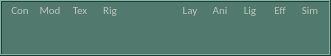
     <widget class="QFrame" name="frame">
      <property name="geometry">
       <rect>
        <x>247</x>
        <y>58</y>
        <width>331</width>
        <height>56</height>
       </rect>
      </property>
      <property name="palette">
       <palette>
        <active>
         <colorrole role="WindowText">
          <brush brushstyle="SolidPattern">
           <color alpha="255">
            <red>185</red>
            <green>198</green>
            <blue>185</blue>
           </color>
          </brush>
         </colorrole>
         <colorrole role="Button">
          <brush brushstyle="SolidPattern">
           <color alpha="255">
            <red>81</red>
            <green>121</green>
            <blue>109</blue>
           </color>
          </brush>
         </colorrole>
         <colorrole role="Light">
          <brush brushstyle="SolidPattern">
           <color alpha="255">
            <red>121</red>
            <green>182</green>
            <blue>164</blue>
           </color>
          </brush>
         </colorrole>
         <colorrole role="Midlight">
          <brush brushstyle="SolidPattern">
           <color alpha="255">
            <red>101</red>
            <green>151</green>
            <blue>136</blue>
           </color>
          </brush>
         </colorrole>
         <colorrole role="Dark">
          <brush brushstyle="SolidPattern">
           <color alpha="255">
            <red>40</red>
            <green>60</green>
            <blue>54</blue>
           </color>
          </brush>
         </colorrole>
         <colorrole role="Mid">
          <brush brushstyle="SolidPattern">
           <color alpha="255">
            <red>54</red>
            <green>80</green>
            <blue>72</blue>
           </color>
          </brush>
         </colorrole>
         <colorrole role="Text">
          <brush brushstyle="SolidPattern">
           <color alpha="255">
            <red>185</red>
            <green>198</green>
            <blue>185</blue>
           </color>
          </brush>
         </colorrole>
         <colorrole role="BrightText">
          <brush brushstyle="SolidPattern">
           <color alpha="255">
            <red>255</red>
            <green>255</green>
            <blue>255</blue>
           </color>
          </brush>
         </colorrole>
         <colorrole role="ButtonText">
          <brush brushstyle="SolidPattern">
           <color alpha="255">
            <red>255</red>
            <green>255</green>
            <blue>255</blue>
           </color>
          </brush>
         </colorrole>
         <colorrole role="Base">
          <brush brushstyle="SolidPattern">
           <color alpha="255">
            <red>0</red>
            <green>0</green>
            <blue>0</blue>
           </color>
          </brush>
         </colorrole>
         <colorrole role="Window">
          <brush brushstyle="SolidPattern">
           <color alpha="255">
            <red>81</red>
            <green>121</green>
            <blue>109</blue>
           </color>
          </brush>
         </colorrole>
         <colorrole role="Shadow">
          <brush brushstyle="SolidPattern">
           <color alpha="255">
            <red>0</red>
            <green>0</green>
            <blue>0</blue>
           </color>
          </brush>
         </colorrole>
         <colorrole role="AlternateBase">
          <brush brushstyle="SolidPattern">
           <color alpha="255">
            <red>40</red>
            <green>60</green>
            <blue>54</blue>
           </color>
          </brush>
         </colorrole>
         <colorrole role="ToolTipBase">
          <brush brushstyle="SolidPattern">
           <color alpha="255">
            <red>255</red>
            <green>255</green>
            <blue>220</blue>
           </color>
          </brush>
         </colorrole>
         <colorrole role="ToolTipText">
          <brush brushstyle="SolidPattern">
           <color alpha="255">
            <red>0</red>
            <green>0</green>
            <blue>0</blue>
           </color>
          </brush>
         </colorrole>
        </active>
        <inactive>
         <colorrole role="WindowText">
          <brush brushstyle="SolidPattern">
           <color alpha="255">
            <red>185</red>
            <green>198</green>
            <blue>185</blue>
           </color>
          </brush>
         </colorrole>
         <colorrole role="Button">
          <brush brushstyle="SolidPattern">
           <color alpha="255">
            <red>81</red>
            <green>121</green>
            <blue>109</blue>
           </color>
          </brush>
         </colorrole>
         <colorrole role="Light">
          <brush brushstyle="SolidPattern">
           <color alpha="255">
            <red>121</red>
            <green>182</green>
            <blue>164</blue>
           </color>
          </brush>
         </colorrole>
         <colorrole role="Midlight">
          <brush brushstyle="SolidPattern">
           <color alpha="255">
            <red>101</red>
            <green>151</green>
            <blue>136</blue>
           </color>
          </brush>
         </colorrole>
         <colorrole role="Dark">
          <brush brushstyle="SolidPattern">
           <color alpha="255">
            <red>40</red>
            <green>60</green>
            <blue>54</blue>
           </color>
          </brush>
         </colorrole>
         <colorrole role="Mid">
          <brush brushstyle="SolidPattern">
           <color alpha="255">
            <red>54</red>
            <green>80</green>
            <blue>72</blue>
           </color>
          </brush>
         </colorrole>
         <colorrole role="Text">
          <brush brushstyle="SolidPattern">
           <color alpha="255">
            <red>185</red>
            <green>198</green>
            <blue>185</blue>
           </color>
          </brush>
         </colorrole>
         <colorrole role="BrightText">
          <brush brushstyle="SolidPattern">
           <color alpha="255">
            <red>255</red>
            <green>255</green>
            <blue>255</blue>
           </color>
          </brush>
         </colorrole>
         <colorrole role="ButtonText">
          <brush brushstyle="SolidPattern">
           <color alpha="255">
            <red>255</red>
            <green>255</green>
            <blue>255</blue>
           </color>
          </brush>
         </colorrole>
         <colorrole role="Base">
          <brush brushstyle="SolidPattern">
           <color alpha="255">
            <red>0</red>
            <green>0</green>
            <blue>0</blue>
           </color>
          </brush>
         </colorrole>
         <colorrole role="Window">
          <brush brushstyle="SolidPattern">
           <color alpha="255">
            <red>81</red>
            <green>121</green>
            <blue>109</blue>
           </color>
          </brush>
         </colorrole>
         <colorrole role="Shadow">
          <brush brushstyle="SolidPattern">
           <color alpha="255">
            <red>0</red>
            <green>0</green>
            <blue>0</blue>
           </color>
          </brush>
         </colorrole>
         <colorrole role="AlternateBase">
          <brush brushstyle="SolidPattern">
           <color alpha="255">
            <red>40</red>
            <green>60</green>
            <blue>54</blue>
           </color>
          </brush>
         </colorrole>
         <colorrole role="ToolTipBase">
          <brush brushstyle="SolidPattern">
           <color alpha="255">
            <red>255</red>
            <green>255</green>
            <blue>220</blue>
           </color>
          </brush>
         </colorrole>
         <colorrole role="ToolTipText">
          <brush brushstyle="SolidPattern">
           <color alpha="255">
            <red>0</red>
            <green>0</green>
            <blue>0</blue>
           </color>
          </brush>
         </colorrole>
        </inactive>
        <disabled>
         <colorrole role="WindowText">
          <brush brushstyle="SolidPattern">
           <color alpha="255">
            <red>40</red>
            <green>60</green>
            <blue>54</blue>
           </color>
          </brush>
         </colorrole>
         <colorrole role="Button">
          <brush brushstyle="SolidPattern">
           <color alpha="255">
            <red>81</red>
            <green>121</green>
            <blue>109</blue>
           </color>
          </brush>
         </colorrole>
         <colorrole role="Light">
          <brush brushstyle="SolidPattern">
           <color alpha="255">
            <red>121</red>
            <green>182</green>
            <blue>164</blue>
           </color>
          </brush>
         </colorrole>
         <colorrole role="Midlight">
          <brush brushstyle="SolidPattern">
           <color alpha="255">
            <red>101</red>
            <green>151</green>
            <blue>136</blue>
           </color>
          </brush>
         </colorrole>
         <colorrole role="Dark">
          <brush brushstyle="SolidPattern">
           <color alpha="255">
            <red>40</red>
            <green>60</green>
            <blue>54</blue>
           </color>
          </brush>
         </colorrole>
         <colorrole role="Mid">
          <brush brushstyle="SolidPattern">
           <color alpha="255">
            <red>54</red>
            <green>80</green>
            <blue>72</blue>
           </color>
          </brush>
         </colorrole>
         <colorrole role="Text">
          <brush brushstyle="SolidPattern">
           <color alpha="255">
            <red>40</red>
            <green>60</green>
            <blue>54</blue>
           </color>
          </brush>
         </colorrole>
         <colorrole role="BrightText">
          <brush brushstyle="SolidPattern">
           <color alpha="255">
            <red>255</red>
            <green>255</green>
            <blue>255</blue>
           </color>
          </brush>
         </colorrole>
         <colorrole role="ButtonText">
          <brush brushstyle="SolidPattern">
           <color alpha="255">
            <red>40</red>
            <green>60</green>
            <blue>54</blue>
           </color>
          </brush>
         </colorrole>
         <colorrole role="Base">
          <brush brushstyle="SolidPattern">
           <color alpha="255">
            <red>81</red>
            <green>121</green>
            <blue>109</blue>
           </color>
          </brush>
         </colorrole>
         <colorrole role="Window">
          <brush brushstyle="SolidPattern">
           <color alpha="255">
            <red>81</red>
            <green>121</green>
            <blue>109</blue>
           </color>
          </brush>
         </colorrole>
         <colorrole role="Shadow">
          <brush brushstyle="SolidPattern">
           <color alpha="255">
            <red>0</red>
            <green>0</green>
            <blue>0</blue>
           </color>
          </brush>
         </colorrole>
         <colorrole role="AlternateBase">
          <brush brushstyle="SolidPattern">
           <color alpha="255">
            <red>81</red>
            <green>121</green>
            <blue>109</blue>
           </color>
          </brush>
         </colorrole>
         <colorrole role="ToolTipBase">
          <brush brushstyle="SolidPattern">
           <color alpha="255">
            <red>255</red>
            <green>255</green>
            <blue>220</blue>
           </color>
          </brush>
         </colorrole>
         <colorrole role="ToolTipText">
          <brush brushstyle="SolidPattern">
           <color alpha="255">
            <red>0</red>
            <green>0</green>
            <blue>0</blue>
           </color>
          </brush>
         </colorrole>
        </disabled>
       </palette>
      </property>
      <property name="frameShape">
       <enum>QFrame::Box</enum>
      </property>
      <property name="frameShadow">
       <enum>QFrame::Raised</enum>
      </property>
      <property name="lineWidth">
       <number>1</number>
      </property>
      <property name="midLineWidth">
       <number>0</number>
      </property>
      <widget class="QPushButton" name="pushButton_processSimulation">
       <property name="enabled">
        <bool>true</bool>
       </property>
       <property name="geometry">
        <rect>
         <x>300</x>
         <y>20</y>
         <width>21</width>
         <height>30</height>
        </rect>
       </property>
       <property name="text">
        <string/>
       </property>
       <property name="icon">
        <iconset>
         <normaloff>icons/publishToolIcon/simulation_3Close.png</normaloff>
         <activeon>icons/publishToolIcon/simulation_3Open.png</activeon>icons/publishToolIcon/simulation_3Close.png</iconset>
       </property>
       <property name="iconSize">
        <size>
         <width>30</width>
         <height>30</height>
        </size>
       </property>
       <property name="checkable">
        <bool>true</bool>
       </property>
       <property name="autoDefault">
        <bool>false</bool>
       </property>
       <property name="default">
        <bool>false</bool>
       </property>
       <property name="flat">
        <bool>true</bool>
       </property>
      </widget>
      <widget class="QPushButton" name="pushButton_processAnimation">
       <property name="enabled">
        <bool>true</bool>
       </property>
       <property name="geometry">
        <rect>
         <x>210</x>
         <y>20</y>
         <width>30</width>
         <height>30</height>
        </rect>
       </property>
       <property name="text">
        <string/>
       </property>
       <property name="icon">
        <iconset>
         <normaloff>icons/publishToolIcon/animation_3Close.png</normaloff>
         <activeon>icons/publishToolIcon/animation_3Open.png</activeon>icons/publishToolIcon/animation_3Close.png</iconset>
       </property>
       <property name="iconSize">
        <size>
         <width>30</width>
         <height>30</height>
        </size>
       </property>
       <property name="checkable">
        <bool>true</bool>
       </property>
       <property name="autoDefault">
        <bool>false</bool>
       </property>
       <property name="default">
        <bool>false</bool>
       </property>
       <property name="flat">
        <bool>true</bool>
       </property>
      </widget>
      <widget class="QPushButton" name="pushButton_processEffects">
       <property name="enabled">
        <bool>true</bool>
       </property>
       <property name="geometry">
        <rect>
         <x>270</x>
         <y>20</y>
         <width>30</width>
         <height>30</height>
        </rect>
       </property>
       <property name="text">
        <string/>
       </property>
       <property name="icon">
        <iconset>
         <normaloff>icons/publishToolIcon/effect_3Close.png</normaloff>
         <activeon>icons/publishToolIcon/effect_3Open.png</activeon>icons/publishToolIcon/effect_3Close.png</iconset>
       </property>
       <property name="iconSize">
        <size>
         <width>30</width>
         <height>30</height>
        </size>
       </property>
       <property name="checkable">
        <bool>true</bool>
       </property>
       <property name="autoDefault">
        <bool>false</bool>
       </property>
       <property name="default">
        <bool>false</bool>
       </property>
       <property name="flat">
        <bool>true</bool>
       </property>
      </widget>
      <widget class="QPushButton" name="pushButton_processLighting">
       <property name="enabled">
        <bool>true</bool>
       </property>
       <property name="geometry">
        <rect>
         <x>240</x>
         <y>20</y>
         <width>30</width>
         <height>30</height>
        </rect>
       </property>
       <property name="text">
        <string/>
       </property>
       <property name="icon">
        <iconset>
         <normaloff>icons/publishToolIcon/lighting_3Close.png</normaloff>
         <activeon>icons/publishToolIcon/lighting_3Open.png</activeon>icons/publishToolIcon/lighting_3Close.png</iconset>
       </property>
       <property name="iconSize">
        <size>
         <width>30</width>
         <height>30</height>
        </size>
       </property>
       <property name="checkable">
        <bool>true</bool>
       </property>
       <property name="autoDefault">
        <bool>false</bool>
       </property>
       <property name="default">
        <bool>false</bool>
       </property>
       <property name="flat">
        <bool>true</bool>
       </property>
      </widget>
      <widget class="QPushButton" name="pushButton_processLayout">
       <property name="enabled">
        <bool>true</bool>
       </property>
       <property name="geometry">
        <rect>
         <x>180</x>
         <y>20</y>
         <width>30</width>
         <height>30</height>
        </rect>
       </property>
       <property name="text">
        <string/>
       </property>
       <property name="icon">
        <iconset>
         <normaloff>icons/publishToolIcon/layout_3Close.png</normaloff>
         <activeon>icons/publishToolIcon/layout_3Open.png</activeon>icons/publishToolIcon/layout_3Close.png</iconset>
       </property>
       <property name="iconSize">
        <size>
         <width>30</width>
         <height>30</height>
        </size>
       </property>
       <property name="checkable">
        <bool>true</bool>
       </property>
       <property name="autoDefault">
        <bool>false</bool>
       </property>
       <property name="default">
        <bool>false</bool>
       </property>
       <property name="flat">
        <bool>true</bool>
       </property>
      </widget>
      <widget class="QPushButton" name="pushButton_processRigging">
       <property name="enabled">
        <bool>true</bool>
       </property>
       <property name="geometry">
        <rect>
         <x>95</x>
         <y>20</y>
         <width>30</width>
         <height>30</height>
        </rect>
       </property>
       <property name="text">
        <string/>
       </property>
       <property name="icon">
        <iconset>
         <normaloff>icons/publishToolIcon/rigging_3Close.png</normaloff>
         <activeon>icons/publishToolIcon/rigging_3Open.png</activeon>icons/publishToolIcon/rigging_3Close.png</iconset>
       </property>
       <property name="iconSize">
        <size>
         <width>30</width>
         <height>30</height>
        </size>
       </property>
       <property name="checkable">
        <bool>true</bool>
       </property>
       <property name="autoDefault">
        <bool>false</bool>
       </property>
       <property name="default">
        <bool>false</bool>
       </property>
       <property name="flat">
        <bool>true</bool>
       </property>
      </widget>
      <widget class="QPushButton" name="pushButton_processTexture">
       <property name="enabled">
        <bool>true</bool>
       </property>
       <property name="geometry">
        <rect>
         <x>65</x>
         <y>20</y>
         <width>30</width>
         <height>30</height>
        </rect>
       </property>
       <property name="text">
        <string/>
       </property>
       <property name="icon">
        <iconset>
         <normaloff>icons/publishToolIcon/texture_3Close.png</normaloff>
         <activeon>icons/publishToolIcon/texture_3Open.png</activeon>icons/publishToolIcon/texture_3Close.png</iconset>
       </property>
       <property name="iconSize">
        <size>
         <width>30</width>
         <height>30</height>
        </size>
       </property>
       <property name="checkable">
        <bool>true</bool>
       </property>
       <property name="autoDefault">
        <bool>false</bool>
       </property>
       <property name="default">
        <bool>false</bool>
       </property>
       <property name="flat">
        <bool>true</bool>
       </property>
      </widget>
      <widget class="QPushButton" name="pushButton_processConcept">
       <property name="geometry">
        <rect>
         <x>5</x>
         <y>20</y>
         <width>30</width>
         <height>30</height>
        </rect>
       </property>
       <property name="sizePolicy">
        <sizepolicy hsizetype="Fixed" vsizetype="Fixed">
         <horstretch>0</horstretch>
         <verstretch>0</verstretch>
        </sizepolicy>
       </property>
       <property name="text">
        <string/>
       </property>
       <property name="icon">
        <iconset>
         <normaloff>icons/publishToolIcon/concept_3Close.png</normaloff>
         <activeon>icons/publishToolIcon/concept3_open.png</activeon>icons/publishToolIcon/concept_3Close.png</iconset>
       </property>
       <property name="iconSize">
        <size>
         <width>30</width>
         <height>30</height>
        </size>
       </property>
       <property name="checkable">
        <bool>true</bool>
       </property>
       <property name="autoDefault">
        <bool>false</bool>
       </property>
       <property name="default">
        <bool>false</bool>
       </property>
       <property name="flat">
        <bool>true</bool>
       </property>
      </widget>
      <widget class="QPushButton" name="pushButton_processModeling">
       <property name="enabled">
        <bool>true</bool>
       </property>
       <property name="geometry">
        <rect>
         <x>35</x>
         <y>20</y>
         <width>30</width>
         <height>30</height>
        </rect>
       </property>
       <property name="text">
        <string/>
       </property>
       <property name="icon">
        <iconset>
         <normaloff>icons/publishToolIcon/modeling_3Close.png</normaloff>
         <activeon>icons/publishToolIcon/modeling_3Open.png</activeon>icons/publishToolIcon/modeling_3Close.png</iconset>
       </property>
       <property name="iconSize">
        <size>
         <width>30</width>
         <height>30</height>
        </size>
       </property>
       <property name="checkable">
        <bool>true</bool>
       </property>
       <property name="autoDefault">
        <bool>false</bool>
       </property>
       <property name="default">
        <bool>false</bool>
       </property>
       <property name="flat">
        <bool>true</bool>
       </property>
      </widget>
      <widget class="QLabel" name="label_fileData_9">
       <property name="geometry">
        <rect>
         <x>300</x>
         <y>0</y>
         <width>20</width>
         <height>20</height>
        </rect>
       </property>
       <property name="font">
        <font>
         <family>Calibri</family>
         <pointsize>8</pointsize>
        </font>
       </property>
       <property name="text">
        <string>Sim</string>
       </property>
       <property name="alignment">
        <set>Qt::AlignCenter</set>
       </property>
      </widget>
      <widget class="QLabel" name="label_fileData">
       <property name="geometry">
        <rect>
         <x>10</x>
         <y>0</y>
         <width>20</width>
         <height>20</height>
        </rect>
       </property>
       <property name="font">
        <font>
         <family>Calibri</family>
         <pointsize>8</pointsize>
        </font>
       </property>
       <property name="text">
        <string>Con</string>
       </property>
       <property name="alignment">
        <set>Qt::AlignCenter</set>
       </property>
      </widget>
      <widget class="QLabel" name="label_fileData_4">
       <property name="geometry">
        <rect>
         <x>100</x>
         <y>0</y>
         <width>20</width>
         <height>20</height>
        </rect>
       </property>
       <property name="font">
        <font>
         <family>Calibri</family>
         <pointsize>8</pointsize>
        </font>
       </property>
       <property name="text">
        <string>Rig</string>
       </property>
       <property name="alignment">
        <set>Qt::AlignCenter</set>
       </property>
      </widget>
      <widget class="QLabel" name="label_fileData_3">
       <property name="geometry">
        <rect>
         <x>70</x>
         <y>0</y>
         <width>20</width>
         <height>20</height>
        </rect>
       </property>
       <property name="font">
        <font>
         <family>Calibri</family>
         <pointsize>8</pointsize>
        </font>
       </property>
       <property name="text">
        <string>Tex</string>
       </property>
       <property name="alignment">
        <set>Qt::AlignCenter</set>
       </property>
      </widget>
      <widget class="QLabel" name="label_fileData_8">
       <property name="geometry">
        <rect>
         <x>270</x>
         <y>0</y>
         <width>20</width>
         <height>20</height>
        </rect>
       </property>
       <property name="font">
        <font>
         <family>Calibri</family>
         <pointsize>8</pointsize>
        </font>
       </property>
       <property name="text">
        <string>Eff</string>
       </property>
       <property name="alignment">
        <set>Qt::AlignCenter</set>
       </property>
      </widget>
      <widget class="QLabel" name="label_fileData_7">
       <property name="geometry">
        <rect>
         <x>240</x>
         <y>0</y>
         <width>20</width>
         <height>20</height>
        </rect>
       </property>
       <property name="font">
        <font>
         <family>Calibri</family>
         <pointsize>8</pointsize>
        </font>
       </property>
       <property name="text">
        <string>Lig</string>
       </property>
       <property name="alignment">
        <set>Qt::AlignCenter</set>
       </property>
      </widget>
      <widget class="QLabel" name="label_fileData_2">
       <property name="geometry">
        <rect>
         <x>40</x>
         <y>0</y>
         <width>20</width>
         <height>20</height>
        </rect>
       </property>
       <property name="font">
        <font>
         <family>Calibri</family>
         <pointsize>8</pointsize>
        </font>
       </property>
       <property name="text">
        <string>Mod</string>
       </property>
       <property name="alignment">
        <set>Qt::AlignCenter</set>
       </property>
      </widget>
      <widget class="QLabel" name="label_fileData_5">
       <property name="geometry">
        <rect>
         <x>180</x>
         <y>0</y>
         <width>20</width>
         <height>20</height>
        </rect>
       </property>
       <property name="font">
        <font>
         <family>Calibri</family>
         <pointsize>8</pointsize>
        </font>
       </property>
       <property name="text">
        <string>Lay</string>
       </property>
       <property name="alignment">
        <set>Qt::AlignCenter</set>
       </property>
      </widget>
      <widget class="QLabel" name="label_fileData_6">
       <property name="geometry">
        <rect>
         <x>210</x>
         <y>0</y>
         <width>20</width>
         <height>20</height>
        </rect>
       </property>
       <property name="font">
        <font>
         <family>Calibri</family>
         <pointsize>8</pointsize>
        </font>
       </property>
       <property name="text">
        <string>Ani</string>
       </property>
       <property name="alignment">
        <set>Qt::AlignCenter</set>
       </property>
      </widget>
     </widget>
